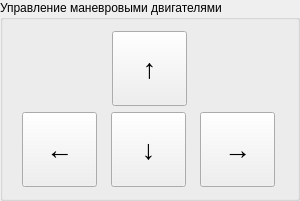
               <widget class="QGroupBox" name="groupBox_8">
                <property name="minimumSize">
                 <size>
                  <width>300</width>
                  <height>0</height>
                 </size>
                </property>
                <property name="maximumSize">
                 <size>
                  <width>300</width>
                  <height>16777215</height>
                 </size>
                </property>
                <property name="title">
                 <string>Управление маневровыми двигателями</string>
                </property>
                <layout class="QVBoxLayout" name="verticalLayout_12">
                 <item>
                  <layout class="QHBoxLayout" name="horizontalLayout_24">
                   <item>
                    <widget class="QPushButton" name="pushButton_9">
                     <property name="minimumSize">
                      <size>
                       <width>75</width>
                       <height>75</height>
                      </size>
                     </property>
                     <property name="maximumSize">
                      <size>
                       <width>75</width>
                       <height>75</height>
                      </size>
                     </property>
                     <property name="font">
                      <font>
                       <pointsize>20</pointsize>
                       <italic>false</italic>
                       <bold>true</bold>
                      </font>
                     </property>
                     <property name="text">
                      <string>↑</string>
                     </property>
                    </widget>
                   </item>
                  </layout>
                 </item>
                 <item>
                  <layout class="QHBoxLayout" name="horizontalLayout_25">
                   <item>
                    <widget class="QPushButton" name="pushButton_5">
                     <property name="minimumSize">
                      <size>
                       <width>75</width>
                       <height>75</height>
                      </size>
                     </property>
                     <property name="maximumSize">
                      <size>
                       <width>75</width>
                       <height>75</height>
                      </size>
                     </property>
                     <property name="font">
                      <font>
                       <pointsize>20</pointsize>
                       <bold>true</bold>
                      </font>
                     </property>
                     <property name="text">
                      <string>←</string>
                     </property>
                    </widget>
                   </item>
                   <item>
                    <widget class="QPushButton" name="pushButton_6">
                     <property name="minimumSize">
                      <size>
                       <width>75</width>
                       <height>75</height>
                      </size>
                     </property>
                     <property name="maximumSize">
                      <size>
                       <width>75</width>
                       <height>75</height>
                      </size>
                     </property>
                     <property name="font">
                      <font>
                       <pointsize>20</pointsize>
                       <bold>true</bold>
                      </font>
                     </property>
                     <property name="text">
                      <string>↓</string>
                     </property>
                    </widget>
                   </item>
                   <item>
                    <widget class="QPushButton" name="pushButton_8">
                     <property name="minimumSize">
                      <size>
                       <width>75</width>
                       <height>75</height>
                      </size>
                     </property>
                     <property name="maximumSize">
                      <size>
                       <width>75</width>
                       <height>75</height>
                      </size>
                     </property>
                     <property name="font">
                      <font>
                       <pointsize>20</pointsize>
                       <bold>true</bold>
                      </font>
                     </property>
                     <property name="text">
                      <string>→</string>
                     </property>
                    </widget>
                   </item>
                  </layout>
                 </item>
                </layout>
               </widget>
